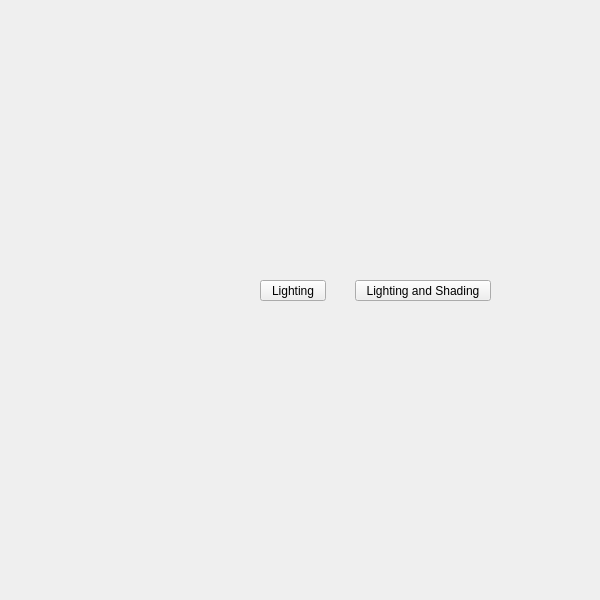
<?xml version="1.0" encoding="UTF-8"?>
<ui version="4.0">
 <class>QtUi</class>
 <widget class="QMainWindow" name="QtUi">
  <property name="enabled">
   <bool>true</bool>
  </property>
  <property name="geometry">
   <rect>
    <x>0</x>
    <y>0</y>
    <width>600</width>
    <height>600</height>
   </rect>
  </property>
  <property name="sizePolicy">
   <sizepolicy hsizetype="Ignored" vsizetype="Ignored">
    <horstretch>0</horstretch>
    <verstretch>0</verstretch>
   </sizepolicy>
  </property>
  <property name="minimumSize">
   <size>
    <width>0</width>
    <height>0</height>
   </size>
  </property>
  <property name="maximumSize">
   <size>
    <width>600</width>
    <height>600</height>
   </size>
  </property>
  <property name="cursor">
   <cursorShape>ArrowCursor</cursorShape>
  </property>
  <property name="whatsThis">
   <string>main</string>
  </property>
  <property name="toolButtonStyle">
   <enum>Qt::ToolButtonIconOnly</enum>
  </property>
  <property name="tabShape">
   <enum>QTabWidget::Triangular</enum>
  </property>
  <property name="dockNestingEnabled">
   <bool>true</bool>
  </property>
  <property name="dockOptions">
   <set>QMainWindow::AllowNestedDocks|QMainWindow::AllowTabbedDocks|QMainWindow::AnimatedDocks|QMainWindow::ForceTabbedDocks</set>
  </property>
  <widget class="QWidget" name="widget">
   <property name="sizePolicy">
    <sizepolicy hsizetype="Ignored" vsizetype="Ignored">
     <horstretch>0</horstretch>
     <verstretch>0</verstretch>
    </sizepolicy>
   </property>
   <widget class="QPushButton" name="i014">
    <property name="geometry">
     <rect>
      <x>260</x>
      <y>280</y>
      <width>66</width>
      <height>21</height>
     </rect>
    </property>
    <property name="minimumSize">
     <size>
      <width>0</width>
      <height>21</height>
     </size>
    </property>
    <property name="maximumSize">
     <size>
      <width>16777215</width>
      <height>21</height>
     </size>
    </property>
    <property name="whatsThis">
     <string>lighting</string>
    </property>
    <property name="text">
     <string>Lighting</string>
    </property>
   </widget>
   <widget class="QPushButton" name="i027">
    <property name="geometry">
     <rect>
      <x>355</x>
      <y>280</y>
      <width>136</width>
      <height>21</height>
     </rect>
    </property>
    <property name="minimumSize">
     <size>
      <width>0</width>
      <height>21</height>
     </size>
    </property>
    <property name="maximumSize">
     <size>
      <width>999</width>
      <height>21</height>
     </size>
    </property>
    <property name="whatsThis">
     <string>lighting_shading</string>
    </property>
    <property name="text">
     <string>Lighting and Shading</string>
    </property>
   </widget>
  </widget>
 </widget>
 <resources/>
 <connections/>
 <designerdata>
  <property name="gridDeltaX">
   <number>5</number>
  </property>
  <property name="gridDeltaY">
   <number>10</number>
  </property>
  <property name="gridSnapX">
   <bool>true</bool>
  </property>
  <property name="gridSnapY">
   <bool>true</bool>
  </property>
  <property name="gridVisible">
   <bool>true</bool>
  </property>
 </designerdata>
</ui>
